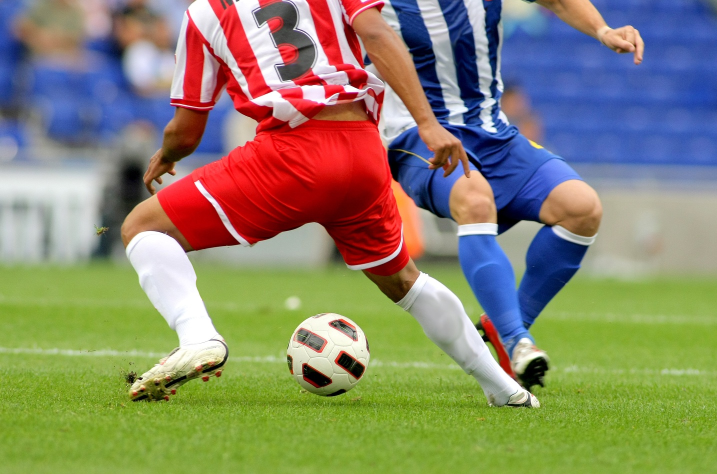
#> input picture 3장/data/soccer.jpg, 1434 x 948 px, found by its file name (shown at 1/2 size)
$ jupyter execute '컴퓨터 비전 3강.ipynb'
#> lines starting #> are read from the running program, lines starting #| are printed output that depends on the picture; after the words box and inside, x2 and y2 are one past the last pixel; in counts of white or black regions, pixels touching at a corner belong together
[cell 1]
import cv2 as cv
import sys

[cell 2]
img = cv.imread('soccer.jpg')
#> img is the input picture: shape (948, 1434, 3); mean B, G, R 107.2, 133.3, 136.9
img = cv.resize(img, dsize = (0,0), fx = 0.5, fy = 0.5)
#> img: shape (474, 717, 3)
if img is None:
    sys.exit('파일 없음')

cv.imshow('original_RGB', img)
#ndarray 클래스의 슬라이싱 기능을 사용, 영상의 왼쪽 위 1/4만큼을 img로 지정.
cv.imshow('Upper left half', img[0:img.shape[0]//2, 0:img.shape[1]//2, :])
#원본 이미지에서 수직 방향으로 중앙 부분(높이의 1/4부터 3/4까지)과 수평 방향으로 중앙 부분(너비의 1/4부터 3/4까지)을 선택
cv.imshow('Center half', img[img.shape[0]//4:3*img.shape[0]//4, img.shape[1]//img.shape[1]//4, :])

cv.imshow('R channel', img[:, :, 2])
cv.imshow('G channel', img[:, :, 1])
cv.imshow('B channel', img[:, :, 0])
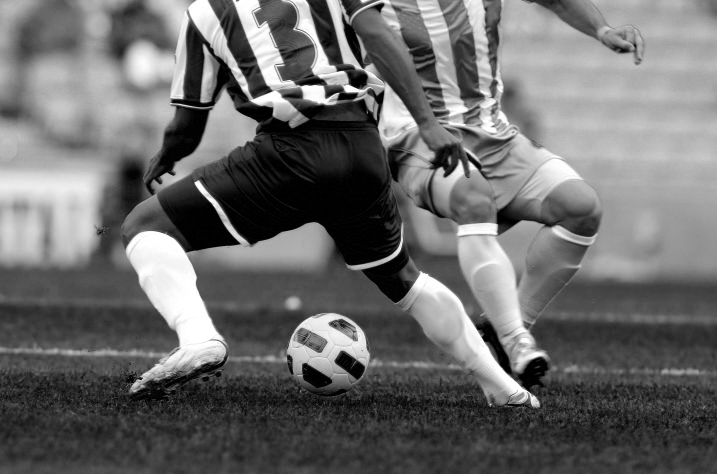
#> window 'B channel': shape (474, 717); min 0, max 255, mean 107.3

cv.waitKey()
cv.destroyAllWindows()

[cell 3]
import matplotlib.pyplot as plt
#2번 채널인 R 채널에서 히스토그램 구함.(영상, 영상 채널 번호, 지정하는 마스크, 히스토그램의 칸의 수, 세어볼 명암값의 범위 지정)
h = cv.calcHist([img], [2], None, [256], [0,256])
#> h = 256 values, max 4540 at index 134, min 287 at index 15, mean 1327.6
plt.plot(h, color = 'r', linewidth = 1)
#> figure, not shown here; curve peaks at x = 134, y = 4540

[cell 4]
#cv.THRESH_BINARY + cv.THRESH_OTSU는 오츄 알고리즘으로 이진화를 수행.
#threshold : 알고리즘이 찾은 최적의 임곗값, 이진화된 영상을 반환. 이를 t, bin_img 객체에 저장.
t, bin_img = cv.threshold(img[:, :, 2], 0, 255, cv.THRESH_BINARY+cv.THRESH_OTSU)
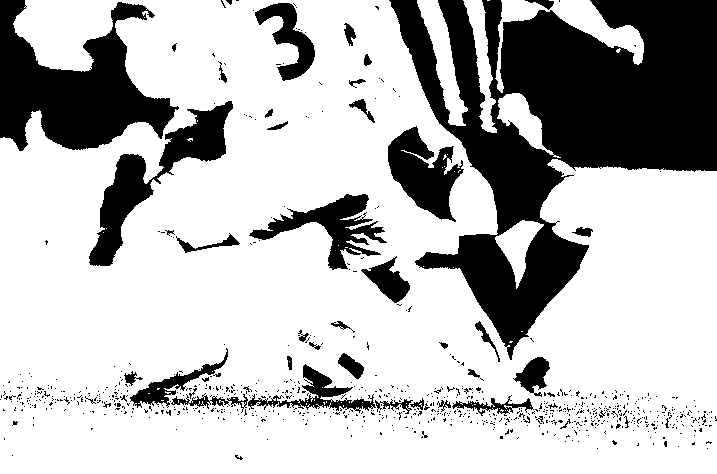
#> bin_img: shape (474, 717); 73% white; 807 black regions (762 under 20 px), largest, box (x1, y1, x2, y2) and area: (389, 0, 717, 360) 52330, (0, 0, 179, 151) 13964, (89, 101, 233, 266) 5965
#> t = 113
print('오츄 알고리즘이 찾은 최적 임계값=', t)
#| 오츄 알고리즘이 찾은 최적 임계값= 113.0

cv.imshow('R channel', img[:,:,2])
cv.imshow('R channel binarization', bin_img)

cv.waitKey()
cv.destroyAllWindows()

[cell 5]
import cv2 as cv
import numpy as np
import matplotlib.pyplot as plt

img = cv.imread('fast.jpg', cv.IMREAD_UNCHANGED)
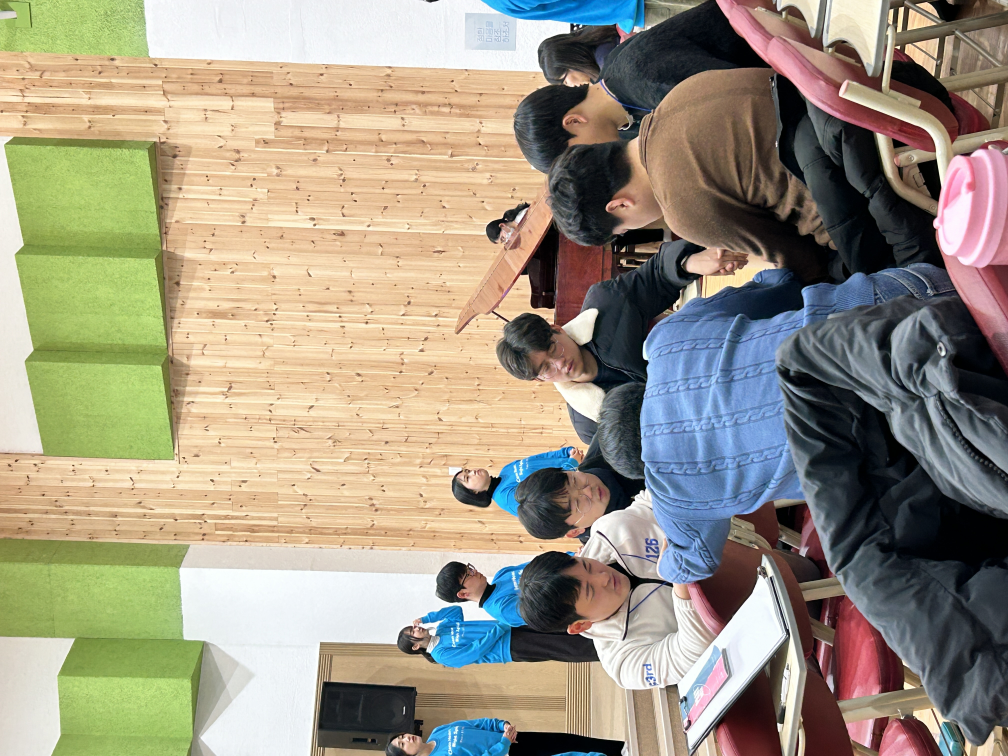
#> input picture 3장/data/fast.jpg, 4032 x 3024 px, found by its file name (shown at 1/4 size)
#> img is the input picture: shape (3024, 4032, 3); mean B, G, R 130.7, 149.2, 156.8

t, bin_img = cv.threshold(img[:,:,2], 0, 255, cv.THRESH_BINARY+cv.THRESH_OTSU)
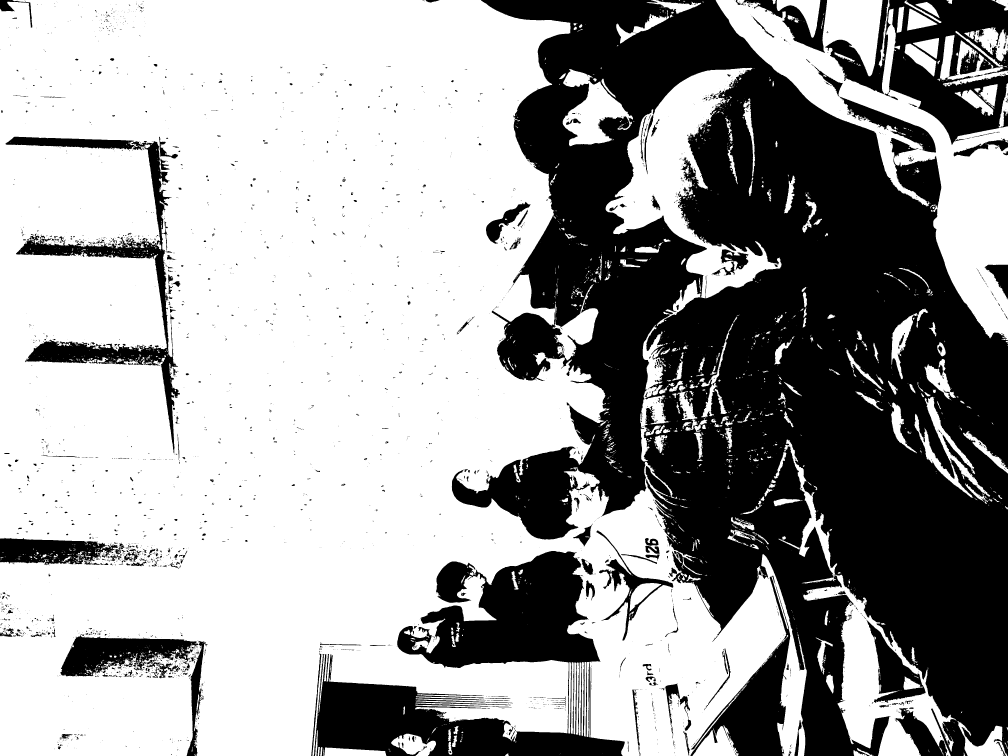
#> bin_img: shape (3024, 4032) (shown at 1/4 size); 62.3% white; 3431 black regions (2762 under 20 px), largest, box (x1, y1, x2, y2) and area: (1807, 0, 4032, 3024) 3479311, (1255, 2204, 2499, 3024) 432111, (3300, 0, 4032, 579) 183076
#> t = 138
plt.imshow(bin_img, cmap='gray'), plt.xticks([]), plt.yticks([])
plt.show()

b = bin_img[bin_img.shape[0]//2:bin_img.shape[0], bin_img.shape[1]//2:bin_img.shape[1]]
#> b: shape (1512, 2016); 34.7% white; 889 white regions (650 under 20 px), largest, box (x1, y1, x2, y2) and area: (0, 335, 1211, 1512) 581835, (1121, 244, 1810, 1512) 142409, (0, 0, 422, 389) 106883
plt.imshow(b, cmap='gray'), plt.xticks([]), plt.yticks([])
plt.show()

[cell 6]
#팽창을 진행, cv.dilate 함수ㅡ iterations는 적용 회수인데 보통 1로 설정.
se = np.uint8([[0,0,1,0,0],
               [0,1,1,1,0],
               [1,1,1,1,1],
               [0,1,1,1,0],
               [0,0,1,0,0]])
b_dilation = cv.dilate(b,se,iterations=1)
#> b_dilation: shape (1512, 2016); 38.9% white; 314 white regions (64 under 20 px), largest, box (x1, y1, x2, y2) and area: (0, 0, 1213, 1512) 764514, (1077, 242, 1812, 1512) 165463, (0, 0, 424, 391) 111033
plt.imshow(b_dilation, cmap='gray'), plt.xticks([]), plt.yticks([])
plt.show()

[cell 7]
#침식을 진행, cv.erode 함수ㅡ iterations는 적용 회수인데 보통 1로 설정.
b_erosion = cv.erode(b,se,iterations=1)
#> b_erosion: shape (1512, 2016); 30.5% white; 529 white regions (364 under 20 px), largest, box (x1, y1, x2, y2) and area: (0, 369, 1209, 1512) 533624, (1199, 789, 1796, 1512) 111670, (0, 0, 406, 354) 103029
plt.imshow(b_erosion, cmap = 'gray'), plt.xticks([]), plt.yticks([])
plt.show()

[cell 8]
b_closing = cv.erode(cv.dilate(b,se,iterations=1), se, iterations=1)
#> b_closing: shape (1512, 2016); 35.6% white; 502 white regions (330 under 20 px), largest, box (x1, y1, x2, y2) and area: (0, 0, 1211, 1512) 704238, (1079, 244, 1810, 1512) 149239, (0, 0, 422, 389) 107829
plt.imshow(b_closing, cmap='gray'), plt.xticks([]), plt.yticks([])
plt.show()

[cell 9]
#점 연산, gamma함수의 크기에 따라 img 밝기에 차이 존재.
img = cv.imread('soccer.jpg')
img = cv.resize(img, dsize=(0,0), fx=0.25, fy=0.25)
#> img: shape (237, 358, 3)

def gamma(f,gamma=1.0):
#> called with gamma = 0.5
    f1=f/255.0
    return np.uint8(255*(f1**gamma))

gc = np.hstack((gamma(img,0.5), gamma(img,0.75), gamma(img,1.0), gamma(img,2.0), gamma(img,3.0)))
cv.imshow('gamma', gc)

cv.waitKey()
cv.destroyAllWindows()

[cell 10]
#기존 사진을 흑백으로 처리하여 영상 및 히스토그램 출력
img = cv.imread('mistyroad.jpg')
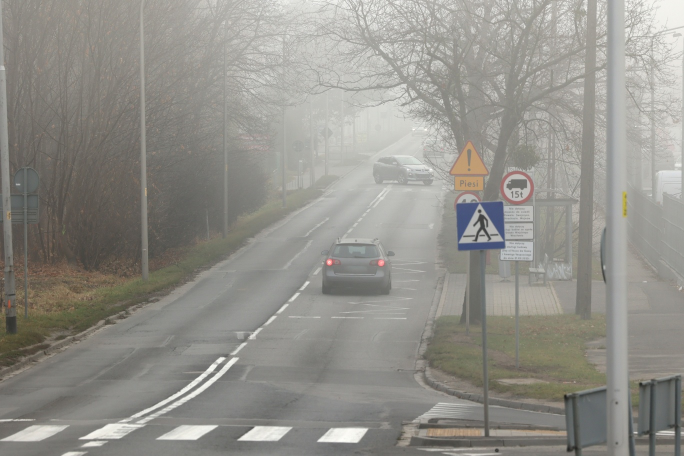
#> input picture 3장/data/mistyroad.jpg, 1368 x 912 px, found by its file name (shown at 1/2 size)
#> img is the input picture: shape (912, 1368, 3); mean B, G, R 138.8, 145, 146.5

gray = cv.cvtColor(img, cv.COLOR_BGR2GRAY)
plt.imshow(gray, cmap='gray'), plt.xticks([]), plt.yticks([]), plt.show()

[cell 11]
h = cv.calcHist([gray],[0], None, [256],[0,256])
#> h = 256 values, max 17095 at index 149, min 0 at index 0, mean 4873.5
plt.plot(h,color='r',linewidth=1), plt.show()
#> figure, not shown here; curve peaks at x = 149, y = 17095

[cell 12]
#기존 사진을 히스토그램 평활법으로 처리하여 영상 및 히스토그램 출력, cv.equalizeHist
equal = cv.equalizeHist(gray)
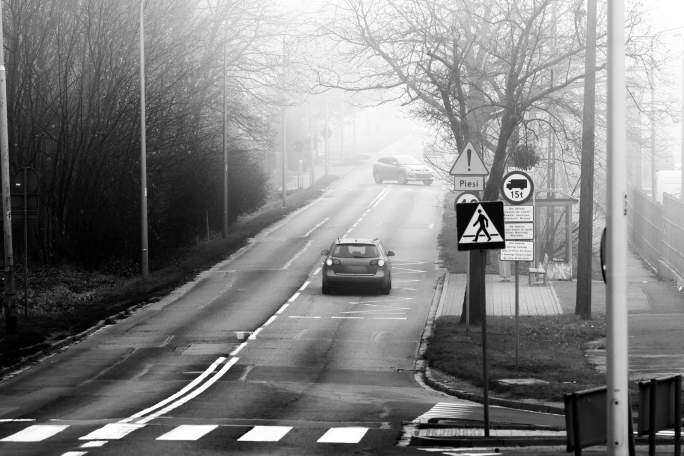
#> equal: shape (912, 1368) (shown at 1/2 size); min 0, max 255, mean 128.6
plt.imshow(equal, cmap='gray'), plt.xticks([]), plt.yticks([]), plt.show()

[cell 13]
h = cv.calcHist([equal],[0],None,[256],[0,256])
#> h = 256 values, max 17095 at index 149, min 0 at index 18, mean 4873.5
plt.plot(h,color='r',linewidth=1), plt.show()
#> figure, not shown here; curve peaks at x = 149, y = 17095

[cell 14]
#블러링 필터
import cv2
import numpy as np #커널 생성을 위해서

img = cv2.imread('soccer.jpg', cv2.IMREAD_GRAYSCALE) #블러링은 흑백먼저 배워보는게 좋음
#> img: shape (948, 1434); min 0, max 255, mean 131.4

size = 4
kernel = np.ones((size, size), np.float32) / (size**2)

kernel2 = np.array([[1/16,1/16,1/16,1/16],
                    [1/16,1/16,1/16,1/16],
                    [1/16,1/16,1/16,1/16],
                    [1/16,1/16,1/16,1/16]])
# array를 통해 커널 생성

dst = cv2.filter2D(img, -1, kernel)
# 모든픽셀에 대해 합성곱을 수행  (해당이밎, -1 : 전체, 커널)
cv2.imshow('img', img)
cv2.imshow('change', dst)
cv2.waitKey(0)
cv2.destroyAllWindows()

[cell 15]
#가우시안 불러
import cv2

img = cv2.imread('soccer.jpg', cv2.IMREAD_GRAYSCALE)
img = cv2.resize(img, (640,720))
#> img: shape (720, 640)
dst = cv2.GaussianBlur(img, (5,5), 0) # 반드시 커널은 홀수로 정의 (3by3, 5by5)
#> dst: shape (720, 640)
# 원본 이미지, 필터, sigma 값, 클수록 블러링이 심함

cv2.imshow('img', img)
cv2.imshow('change', dst)
cv2.waitKey(0)
cv2.destroyAllWindows()

[cell 16]
#샤프닝 필터
import cv2
import numpy as np

img = cv2.imread('soccer.jpg', cv2.IMREAD_GRAYSCALE)

kernel2 = np.array([[-1,-1,-1],
                    [-1,9,-1],
                    [-1,-1,-1]], dtype=np.float32)
# array를 통해 커널 생성 (커널 값들의 합은  =1!), 만일 안되면 경계선부분만 검출되게 함.

dst = cv2.filter2D(img, -1, kernel2)
#> dst: shape (948, 1434)
# 모든픽셀에 대해 합성곱을 수행  (해당이밎, -1 : 전체, 커널)
cv2.imshow('img', img)
cv2.imshow('change', dst)
cv2.waitKey(0)
cv2.destroyAllWindows()

[cell 17]
#가우시안 스무딩과 엠보싱으로 컨볼루션 적용하기.
img = cv.imread('soccer.jpg')
img = cv.resize(img, dsize=(0,0), fx=0.4, fy=0.4)
#> img: shape (379, 574, 3)
gray = cv.cvtColor(img, cv.COLOR_BGR2GRAY)
#> gray: shape (379, 574)
cv.putText(gray, 'room', (10,20), cv.FONT_HERSHEY_SIMPLEX, 0.7, (255,255,255),2)
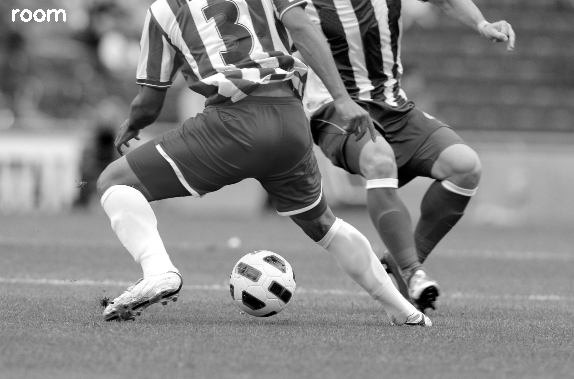
#> gray: shape (379, 574); min 0, max 255, mean 131.5
cv.imshow('Original', gray)

smooth = np.hstack((cv.GaussianBlur(gray, (5,5), 0,0),
                    cv.GaussianBlur(gray, (9,9), 0,0), cv.GaussianBlur(gray, (15,15), 0,0)))
cv.imshow('Smooth', smooth)

femboss = np.array([[-1.0,0.0,0.0],
                    [0.0,0.0,0.0],
                    [0.0,0.0,1.0]])
gray16 = np.uint16(gray)
emboss = np.uint8(np.clip(cv.filter2D(gray16, -1, femboss)+128,0,255)) #np.uint8, np.clip함수를 모두 사용해서 보기 좋은 엠보싱 영상이 만들어짐.
emboss_bad = np.uint8(cv.filter2D(gray16, -1, femboss)+128)
emboss_worse= cv.filter2D(gray, -1, femboss)
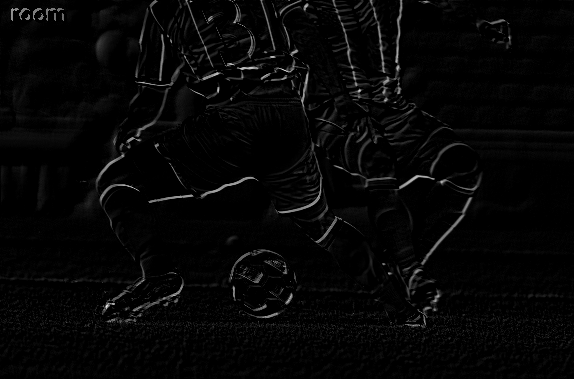
#> emboss_worse: shape (379, 574); min 0, max 244, mean 6

cv.imshow('Emboss', emboss)
cv.imshow('Emboss_bad', emboss_bad)
cv.imshow('Emboss_worse', emboss_worse)

cv.waitKey()
cv.destroyAllWindows()

## 보간을 이용한 영상의 기하 변환

[cell 18]
img = cv.imread('rose.png')
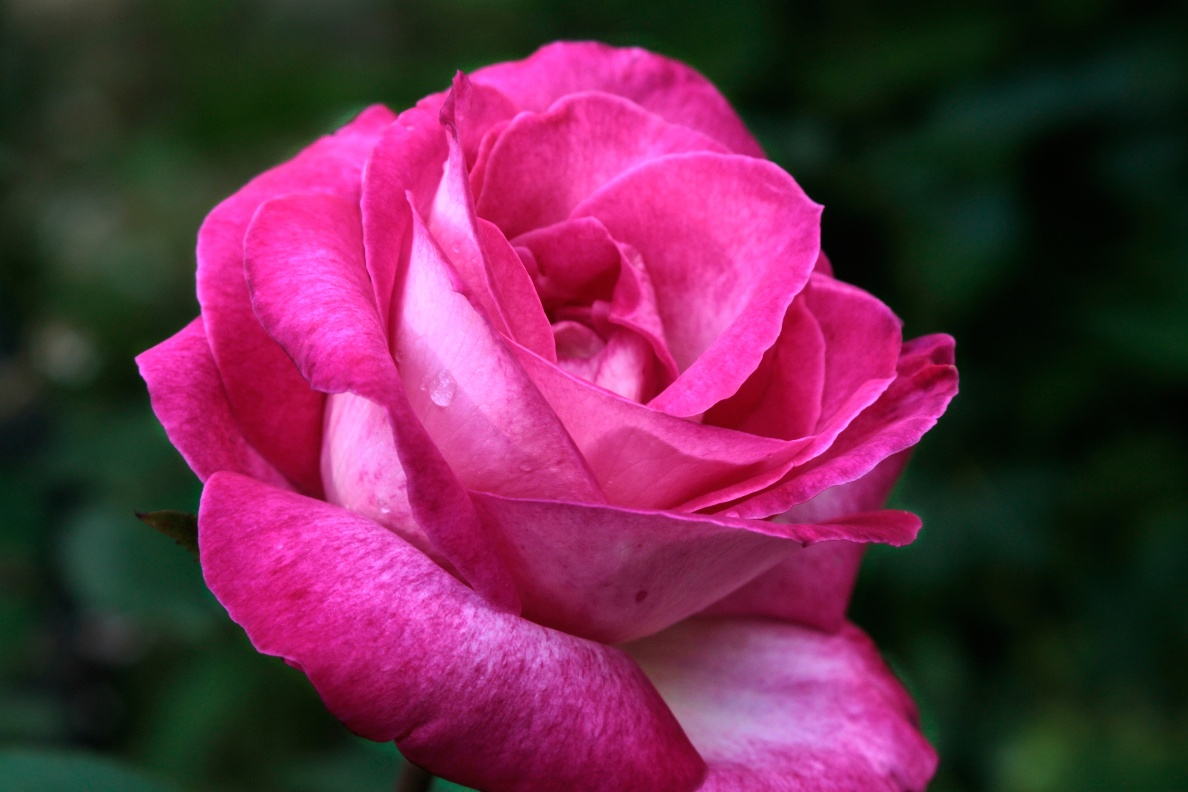
#> input picture 3장/data/rose.png, 1188 x 792 px, found by its file name
#> img is the input picture: shape (792, 1188, 3); mean B, G, R 74.2, 43.7, 103.8
#100 x 100 패치를 잘라 객체에 저장.
patch=img[250:350, 170:270, :]

img = cv.rectangle(img, (170,250), (270,350), (255,0,0),3)
#> img: shape (792, 1188, 3); 0.21% of pixels changed, all inside (x1, y1, x2, y2) = (168, 248, 273, 353)
patch1 = cv.resize(patch, dsize=(0,0), fx=5,fy=5,interpolation=cv.INTER_NEAREST) #최근접 이웃
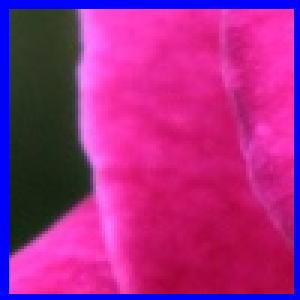
#> patch: shape (100, 100, 3) (shown 3 times larger); mean B, G, R 133.8, 38.3, 167.6
patch2 = cv.resize(patch, dsize=(0,0), fx=5,fy=5,interpolation=cv.INTER_LINEAR) #양선형
patch3 = cv.resize(patch, dsize=(0,0), fx=5,fy=5,interpolation=cv.INTER_CUBIC) #양3차
cv.imshow('Resize nearest', patch1)
cv.imshow('Resize bilinear', patch2)
cv.imshow('Resize bicubic', patch3)
cv.waitKey()
cv.destroyAllWindows()

#일반적으로 양선형과 양3차 보간이 최근접 이웃에 비해 화질이 월등히 좋다.
